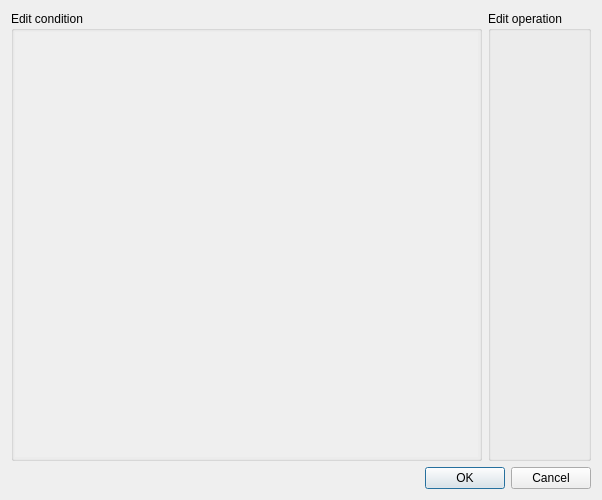
<?xml version="1.0" encoding="UTF-8"?>
<ui version="4.0">
 <class>rule_editing</class>
 <widget class="QDialog" name="rule_editing">
  <property name="geometry">
   <rect>
    <x>0</x>
    <y>0</y>
    <width>602</width>
    <height>500</height>
   </rect>
  </property>
  <property name="windowTitle">
   <string>New rule creating</string>
  </property>
  <layout class="QVBoxLayout" name="verticalLayout">
   <item>
    <layout class="QHBoxLayout" name="horizontalLayout">
     <item>
      <widget class="QGroupBox" name="groupBox">
       <property name="title">
        <string>Edit condition</string>
       </property>
       <layout class="QVBoxLayout" name="verticalLayout_2">
        <property name="spacing">
         <number>6</number>
        </property>
        <property name="leftMargin">
         <number>1</number>
        </property>
        <property name="topMargin">
         <number>1</number>
        </property>
        <property name="rightMargin">
         <number>1</number>
        </property>
        <property name="bottomMargin">
         <number>1</number>
        </property>
        <item>
         <widget class="QScrollArea" name="scrollArea">
          <property name="frameShape">
           <enum>QFrame::NoFrame</enum>
          </property>
          <property name="widgetResizable">
           <bool>true</bool>
          </property>
          <widget class="QWidget" name="scrollAreaWidgetContents">
           <property name="geometry">
            <rect>
             <x>0</x>
             <y>0</y>
             <width>473</width>
             <height>428</height>
            </rect>
           </property>
          </widget>
         </widget>
        </item>
       </layout>
      </widget>
     </item>
     <item>
      <widget class="QGroupBox" name="groupBox_2">
       <property name="title">
        <string>Edit operation</string>
       </property>
      </widget>
     </item>
    </layout>
   </item>
   <item>
    <widget class="QDialogButtonBox" name="buttonBox">
     <property name="orientation">
      <enum>Qt::Horizontal</enum>
     </property>
     <property name="standardButtons">
      <set>QDialogButtonBox::Cancel|QDialogButtonBox::Ok</set>
     </property>
    </widget>
   </item>
  </layout>
 </widget>
 <resources/>
 <connections>
  <connection>
   <sender>buttonBox</sender>
   <signal>rejected()</signal>
   <receiver>rule_editing</receiver>
   <slot>reject()</slot>
   <hints>
    <hint type="sourcelabel">
     <x>316</x>
     <y>260</y>
    </hint>
    <hint type="destinationlabel">
     <x>286</x>
     <y>274</y>
    </hint>
   </hints>
  </connection>
 </connections>
</ui>
